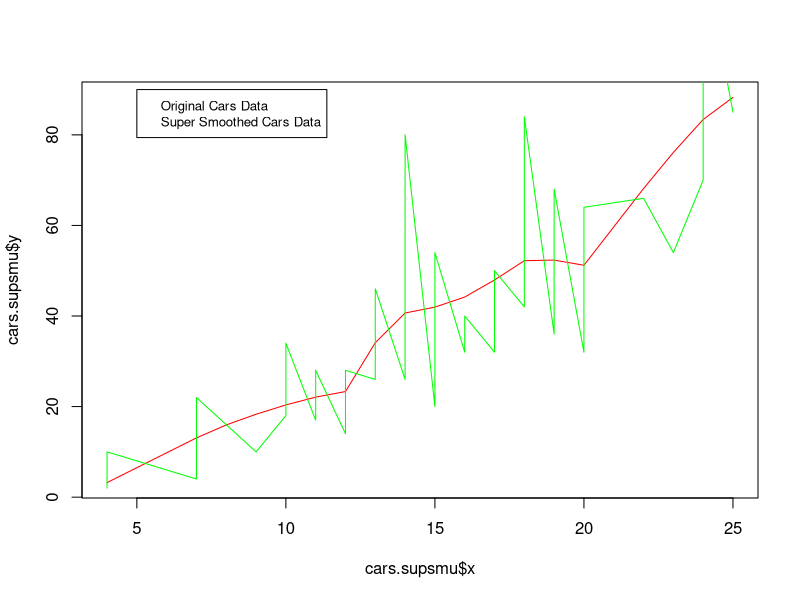

Generate this figure with R:
## ---- chunk 1
knitr::opts_chunk$set(echo = TRUE)
## ---- chunk 2
library(datasets)
data(cars)
head(cars)
cars.supsmu = supsmu(cars$speed, cars$dist, bass = 0, span = "cv")
cars.supsmu
library(ggplot2)
# qplot(x = cars.supsmu$x, y = cars.supsmu$y)
plot(x = cars.supsmu$x, y = cars.supsmu$y, type = "l", col = "red")
lines(x = cars$speed, y = cars$dist, col = "green")
legend(5, 90, legend=c("Original Cars Data", "Super Smoothed Cars Data"), col=c("green", "red"), cex=0.8)
